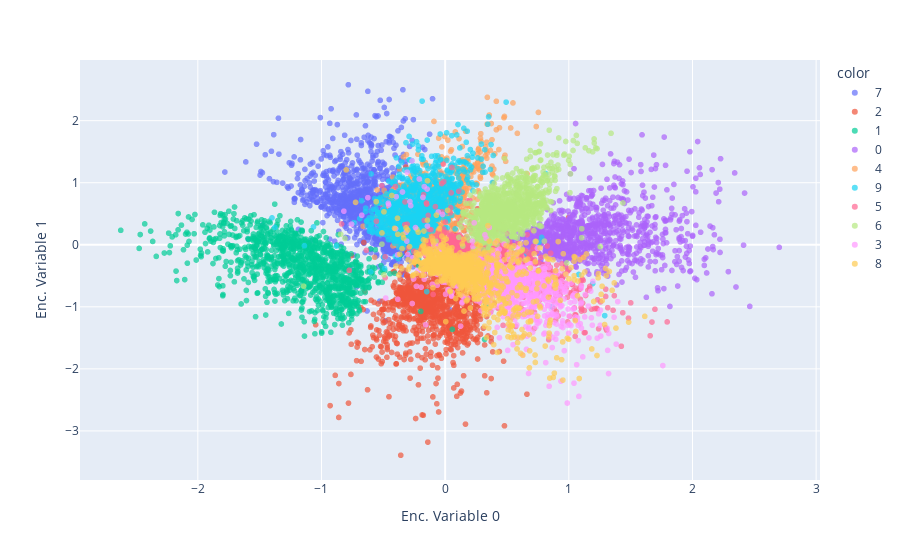

The notebook cell saved with this chart:
### Code cell
px.scatter(encoded_samples, x='Enc. Variable 0', y='Enc. Variable 1', color=encoded_samples.label.astype(str), opacity=0.7)

### Figure 1 — Plotly figure (JSON) as saved in the notebook; plotly's stock layout.template omitted (floating-point values rounded to 4 significant figures; data arrays with more than 128 entries replaced by an {"elided": "..."} marker saying what was removed)
{"data": [{"hovertemplate": "color=7<br>Enc. Variable 0=%{x}<br>Enc. Variable 1=%{y}<extra></extra>", "legendgroup": "7", "marker": {"color": "#636efa", "opacity": 0.7, "symbol": "circle"}, "mode": "markers", "name": "7", "showlegend": true, "type": "scattergl", "x": {"elided": "1028 float values"}, "xaxis": "x", "y": {"elided": "1028 float values"}, "yaxis": "y"}, {"hovertemplate": "color=2<br>Enc. Variable 0=%{x}<br>Enc. Variable 1=%{y}<extra></extra>", "legendgroup": "2", "marker": {"color": "#EF553B", "opacity": 0.7, "symbol": "circle"}, "mode": "markers", "name": "2", "showlegend": true, "type": "scattergl", "x": {"elided": "1032 float values"}, "xaxis": "x", "y": {"elided": "1032 float values"}, "yaxis": "y"}, {"hovertemplate": "color=1<br>Enc. Variable 0=%{x}<br>Enc. Variable 1=%{y}<extra></extra>", "legendgroup": "1", "marker": {"color": "#00cc96", "opacity": 0.7, "symbol": "circle"}, "mode": "markers", "name": "1", "showlegend": true, "type": "scattergl", "x": {"elided": "1135 float values"}, "xaxis": "x", "y": {"elided": "1135 float values"}, "yaxis": "y"}, {"hovertemplate": "color=0<br>Enc. Variable 0=%{x}<br>Enc. Variable 1=%{y}<extra></extra>", "legendgroup": "0", "marker": {"color": "#ab63fa", "opacity": 0.7, "symbol": "circle"}, "mode": "markers", "name": "0", "showlegend": true, "type": "scattergl", "x": {"elided": "980 float values"}, "xaxis": "x", "y": {"elided": "980 float values"}, "yaxis": "y"}, {"hovertemplate": "color=4<br>Enc. Variable 0=%{x}<br>Enc. Variable 1=%{y}<extra></extra>", "legendgroup": "4", "marker": {"color": "#FFA15A", "opacity": 0.7, "symbol": "circle"}, "mode": "markers", "name": "4", "showlegend": true, "type": "scattergl", "x": {"elided": "982 float values"}, "xaxis": "x", "y": {"elided": "982 float values"}, "yaxis": "y"}, {"hovertemplate": "color=9<br>Enc. Variable 0=%{x}<br>Enc. Variable 1=%{y}<extra></extra>", "legendgroup": "9", "marker": {"color": "#19d3f3", "opacity": 0.7, "symbol": "circle"}, "mode": "markers", "name": "9", "showlegend": true, "type": "scattergl", "x": {"elided": "1009 float values"}, "xaxis": "x", "y": {"elided": "1009 float values"}, "yaxis": "y"}, {"hovertemplate": "color=5<br>Enc. Variable 0=%{x}<br>Enc. Variable 1=%{y}<extra></extra>", "legendgroup": "5", "marker": {"color": "#FF6692", "opacity": 0.7, "symbol": "circle"}, "mode": "markers", "name": "5", "showlegend": true, "type": "scattergl", "x": {"elided": "892 float values"}, "xaxis": "x", "y": {"elided": "892 float values"}, "yaxis": "y"}, {"hovertemplate": "color=6<br>Enc. Variable 0=%{x}<br>Enc. Variable 1=%{y}<extra></extra>", "legendgroup": "6", "marker": {"color": "#B6E880", "opacity": 0.7, "symbol": "circle"}, "mode": "markers", "name": "6", "showlegend": true, "type": "scattergl", "x": {"elided": "958 float values"}, "xaxis": "x", "y": {"elided": "958 float values"}, "yaxis": "y"}, {"hovertemplate": "color=3<br>Enc. Variable 0=%{x}<br>Enc. Variable 1=%{y}<extra></extra>", "legendgroup": "3", "marker": {"color": "#FF97FF", "opacity": 0.7, "symbol": "circle"}, "mode": "markers", "name": "3", "showlegend": true, "type": "scattergl", "x": {"elided": "1010 float values"}, "xaxis": "x", "y": {"elided": "1010 float values"}, "yaxis": "y"}, {"hovertemplate": "color=8<br>Enc. Variable 0=%{x}<br>Enc. Variable 1=%{y}<extra></extra>", "legendgroup": "8", "marker": {"color": "#FECB52", "opacity": 0.7, "symbol": "circle"}, "mode": "markers", "name": "8", "showlegend": true, "type": "scattergl", "x": {"elided": "974 float values"}, "xaxis": "x", "y": {"elided": "974 float values"}, "yaxis": "y"}], "layout": {"legend": {"title": {"text": "color"}, "tracegroupgap": 0}, "margin": {"t": 60}, "xaxis": {"anchor": "y", "domain": [0, 1], "title": {"text": "Enc. Variable 0"}}, "yaxis": {"anchor": "x", "domain": [0, 1], "title": {"text": "Enc. Variable 1"}}}}
